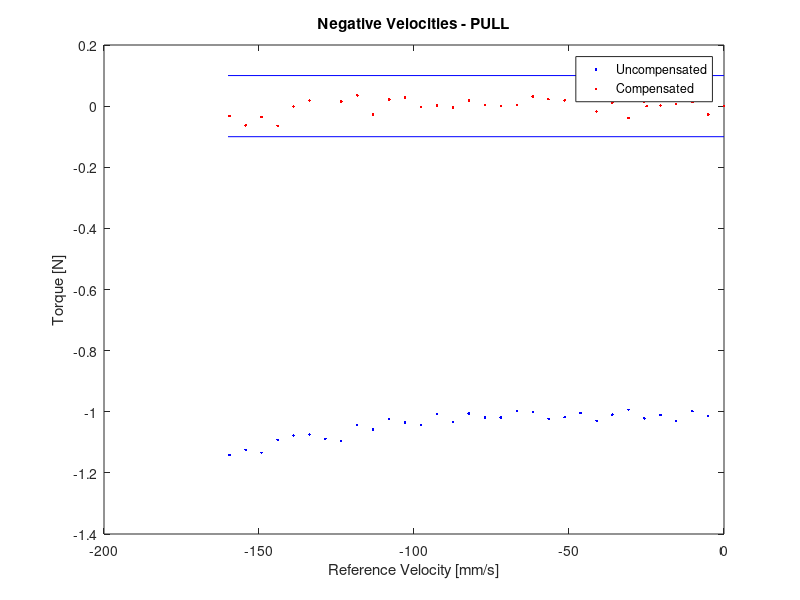
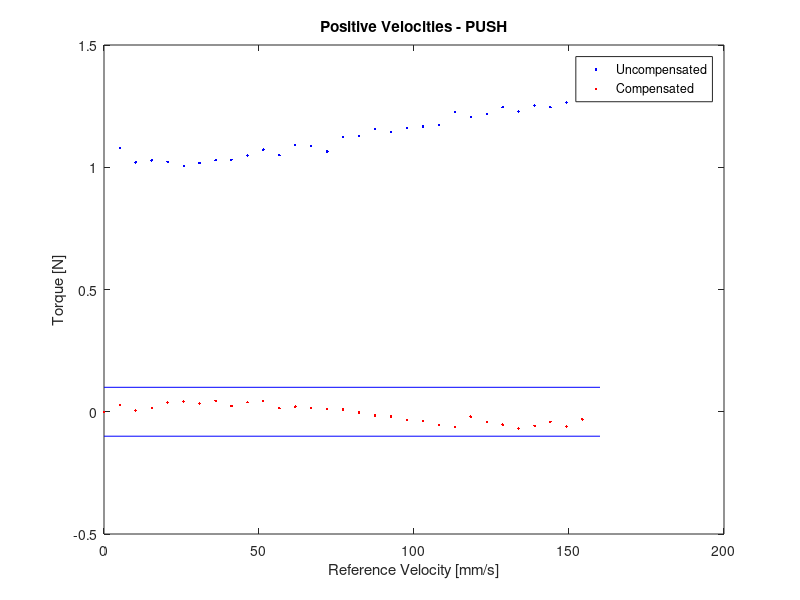

Write MATLAB code to recreate these figures, in order.
close all;clear all;clc;

nUC = load('nMVMF_UC.mat');
figure(1);
plot(nUC.tmVF(:,1),nUC.tmVF(:,2),'b.')
hold on;


nC = load('nMVMF_C.mat');
plot(nC.tmVF(:,1),nC.tmVF(:,2),'r.')

line([0 -160],[-0.1 -0.1],'color','b')
line([0 -160],[0.1 0.1],'color','b')

xlabel('Reference Velocity [mm/s]')
ylabel('Torque [N]')
title('Negative Velocities - PULL')

legend('Uncompensated', 'Compensated')
hold off



pUC = load('pMVMF_UC.mat');
figure(2);
plot(pUC.tmVF(:,1),pUC.tmVF(:,2),'b.')
hold on;


pC = load('pMVMF_C.mat');
plot(pC.tmVF(:,1),pC.tmVF(:,2),'r.')

line([0 160],[-0.1 -0.1],'color','b')
line([0 160],[0.1 0.1],'color','b')

xlabel('Reference Velocity [mm/s]')
ylabel('Torque [N]')
title('Positive Velocities - PUSH')


legend('Uncompensated', 'Compensated')
hold off